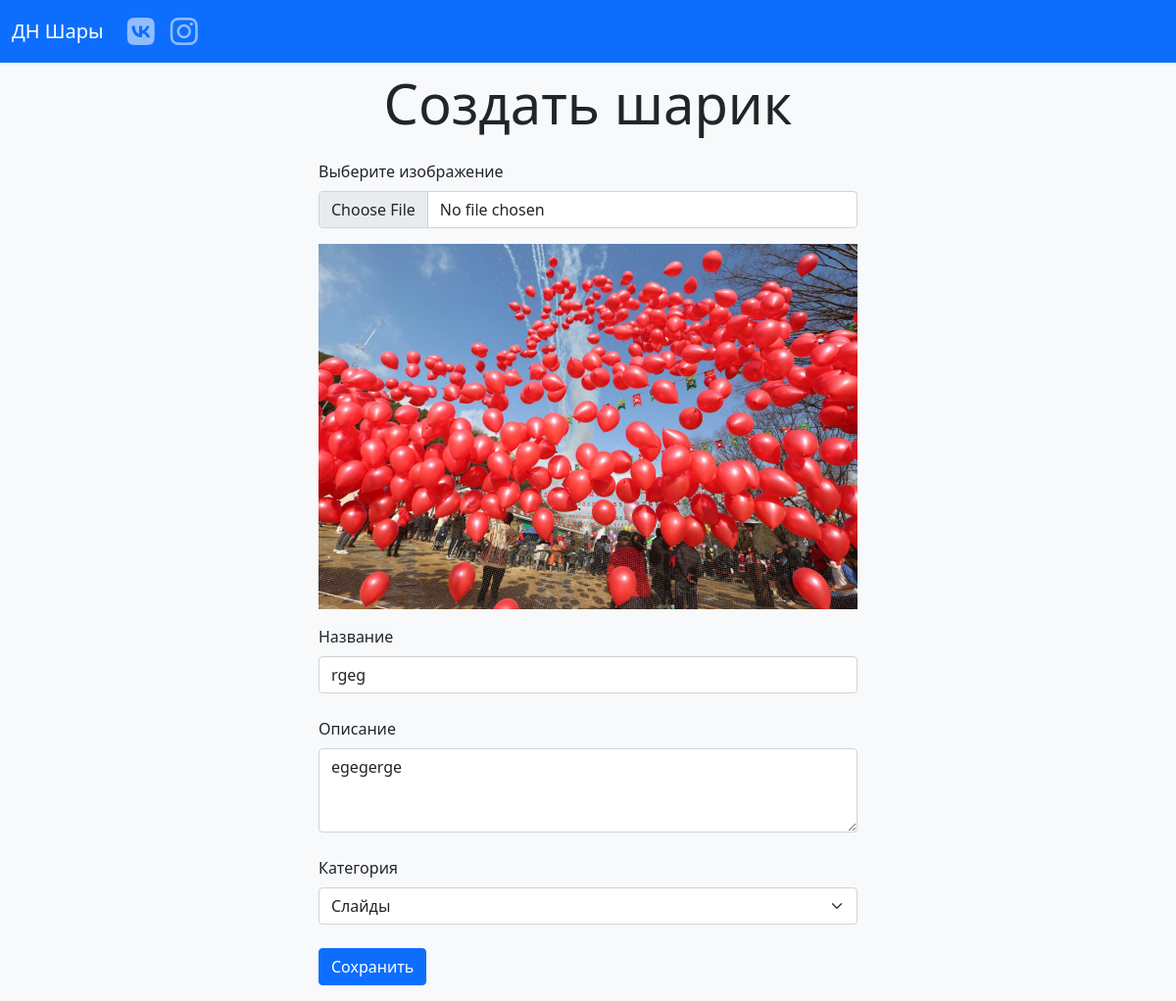
/product-form.php?id=6, run on the app's committed database.
### tables this page shows
CREATE TABLE `products` (
  `id` int(11) NOT NULL,
  `user_id` int(11) NOT NULL,
  `category_id` int(11) NOT NULL,
  `image_name` varchar(55) NOT NULL,
  `title` varchar(255) NOT NULL,
  `description` text NOT NULL,
  `price` int(11) DEFAULT NULL
);

CREATE TABLE `categories` (
  `id` int(11) NOT NULL,
  `name` varchar(255) NOT NULL
);

### config.php (called while the page is built)
<?php
$dns = 'mysql:host=localhost;dbname=balloons;charset=utf8';
$user = 'root';
$password = '';

### includes/classes/Model.php (called while the page is built, shortened)
<?php
class Model
{
    protected $tableName;
    private $pdo;
    public function __construct() {
        include __DIR__ . '/../../config.php';
        $this->pdo = new PDO($dns, $user, $password);
        $this->pdo->setAttribute(PDO::ATTR_ERRMODE, PDO::ERRMODE_EXCEPTION);
    }
    private function query($sql, $params = [])
    {
        $query = $this->pdo->prepare($sql);
        $query->execute($params);
        $query->setFetchMode(PDO::FETCH_CLASS, get_called_class());
        return $query;
    }
    public function get($column, $value)
    {
        $sql = "SELECT * FROM $this->tableName WHERE $column = :$column";
        $params = [":$column" => $value];
        $query = $this->query($sql, $params);
        return $query->fetch();
    }
    public function getAll($where = [], $params = [])
    {
        $sql = "SELECT * FROM $this->tableName";
        if (isset($params['order_by'])) {
            if ($params['order_by'][0] === '-') {
                $sql .= ' ORDER BY ' . substr($params['order_by'], 1) . ' DESC';
            } else {
                $sql .= ' ORDER BY ' . $params['order_by'] . ' ASC';
            }
        }
        $query = $this->query($sql, $where);
        return $query->fetchAll();
    }
}

### includes/classes/ProductModel.php (called while the page is built, shortened)
<?php
include_once 'Model.php';
class ProductModel extends Model
{
    public function getImageUrl()
    {
        $httpsOrHttp = isset($_SERVER['HTTPS']) && $_SERVER['HTTPS'] === 'on' ? 'https' : 'http';
        $host = $_SERVER['HTTP_HOST'];
        $url = "/images/$this->image_name";
        return $httpsOrHttp . '://' . $host . $url;
    }
}

### product-form.php (the view, shortened to what this page needs)
<?php
include 'header.php';
include 'includes/classes/ProductModel.php';
if (isset($_GET['id'])) {
    $product = (new ProductModel)->get('id', $_GET['id']);
}
$categories = (new CategoryModel)->getAll([], ['order_by' => 'id']);
?>
<div class="product-form mx-auto">
    <h1 class="display-4 text-center mb-4">Создать шарик</h1>
    <form action="includes/product-submit" method="post" enctype="multipart/form-data">
        <div class="mb-3">
            <label for="image" class="form-label">Выберите изображение</label>
            <input class="form-control" type="file" id="image" name="image">
            <div class="mt-3">
                <img src="<?= isset($product) ? $product->getImageUrl() : '' ?>" alt="" id="image-preview" class="w-100">
            </div>
        </div>
        <div class="mb-4">
            <label for="title" class="form-label">Haзвание</label>
            <input type="text" class="form-control" id="title" name="title" value="<?= $_GET['title'] ?? $product->title ?? '' ?>">
        </div>
        <div class="mb-4">
            <label for="description" class="form-label">Описание</label>
            <textarea class="form-control" id="description" name="description" rows="3"><?= $_GET['description'] ?? $product->description ?? '' ?></textarea>
        </div>
        <div class="mb-4">
            <label for="category_id" class="form-label">Категория</label>
            <select class="form-select" id="category_id" name="category_id">
                <?php foreach ($categories as $category): ?>
                    <option
                        value="<?= $category->id ?>"
                        <?= isset($product->category_id) ? $product->category_id == $category->id ? 'selected' : '' : '' ?>
                    >
                        <?= $category->name ?>
                    </option>
                <?php endforeach; ?>
            </select>
        </div>
        <button type="submit" name="product-submit" class="btn btn-primary">Сохранить</button>
    </form>
</div>
<?php include 'footer.php' ?>

### styles.css (style rules this page uses)
@media screen and (min-width: 768px) { .product-form { width: 550px; } }

### data on the page
products: image_name (picture), title "rgeg", description "egegerge", category_id "Слайды"
